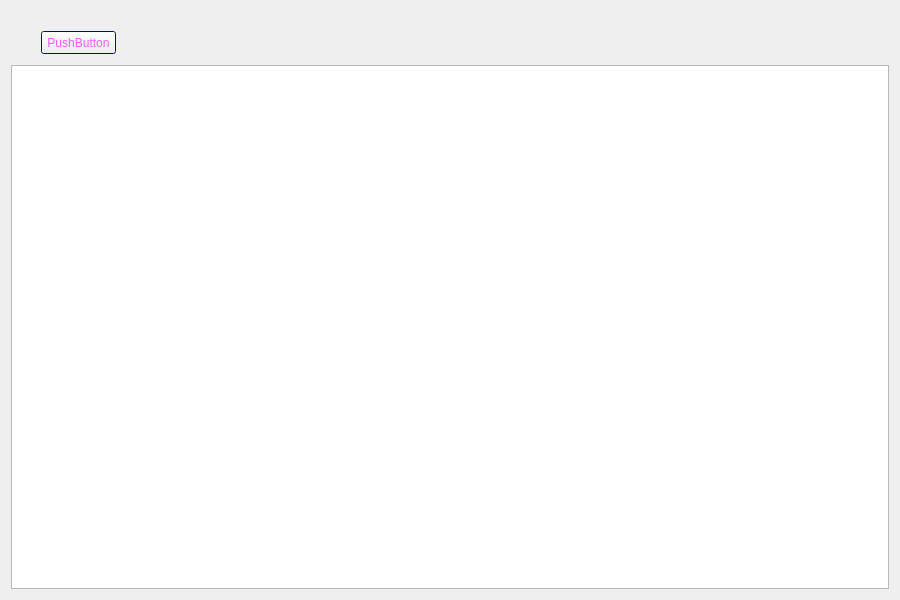
<?xml version="1.0" encoding="UTF-8"?>
<ui version="4.0">
 <class>Widget</class>
 <widget class="QWidget" name="Widget">
  <property name="geometry">
   <rect>
    <x>0</x>
    <y>0</y>
    <width>900</width>
    <height>600</height>
   </rect>
  </property>
  <property name="windowTitle">
   <string>Widget</string>
  </property>
  <layout class="QVBoxLayout" name="verticalLayout" stretch="1,11">
   <item>
    <widget class="QWidget" name="widget" native="true">
     <property name="palette">
      <palette>
       <active>
        <colorrole role="ButtonText">
         <brush brushstyle="SolidPattern">
          <color alpha="255">
           <red>255</red>
           <green>85</green>
           <blue>255</blue>
          </color>
         </brush>
        </colorrole>
        <colorrole role="Base">
         <brush brushstyle="SolidPattern">
          <color alpha="255">
           <red>255</red>
           <green>255</green>
           <blue>255</blue>
          </color>
         </brush>
        </colorrole>
        <colorrole role="Window">
         <brush brushstyle="SolidPattern">
          <color alpha="255">
           <red>0</red>
           <green>0</green>
           <blue>255</blue>
          </color>
         </brush>
        </colorrole>
       </active>
       <inactive>
        <colorrole role="ButtonText">
         <brush brushstyle="SolidPattern">
          <color alpha="255">
           <red>255</red>
           <green>85</green>
           <blue>255</blue>
          </color>
         </brush>
        </colorrole>
        <colorrole role="Base">
         <brush brushstyle="SolidPattern">
          <color alpha="255">
           <red>255</red>
           <green>255</green>
           <blue>255</blue>
          </color>
         </brush>
        </colorrole>
        <colorrole role="Window">
         <brush brushstyle="SolidPattern">
          <color alpha="255">
           <red>0</red>
           <green>0</green>
           <blue>255</blue>
          </color>
         </brush>
        </colorrole>
       </inactive>
       <disabled>
        <colorrole role="ButtonText">
         <brush brushstyle="SolidPattern">
          <color alpha="255">
           <red>120</red>
           <green>120</green>
           <blue>120</blue>
          </color>
         </brush>
        </colorrole>
        <colorrole role="Base">
         <brush brushstyle="SolidPattern">
          <color alpha="255">
           <red>0</red>
           <green>0</green>
           <blue>255</blue>
          </color>
         </brush>
        </colorrole>
        <colorrole role="Window">
         <brush brushstyle="SolidPattern">
          <color alpha="255">
           <red>0</red>
           <green>0</green>
           <blue>255</blue>
          </color>
         </brush>
        </colorrole>
       </disabled>
      </palette>
     </property>
     <widget class="QPushButton" name="pushButton">
      <property name="geometry">
       <rect>
        <x>30</x>
        <y>20</y>
        <width>75</width>
        <height>23</height>
       </rect>
      </property>
      <property name="text">
       <string>PushButton</string>
      </property>
     </widget>
    </widget>
   </item>
   <item>
    <widget class="QTreeView" name="treeView"/>
   </item>
  </layout>
 </widget>
 <layoutdefault spacing="6" margin="11"/>
 <resources/>
 <connections/>
</ui>
